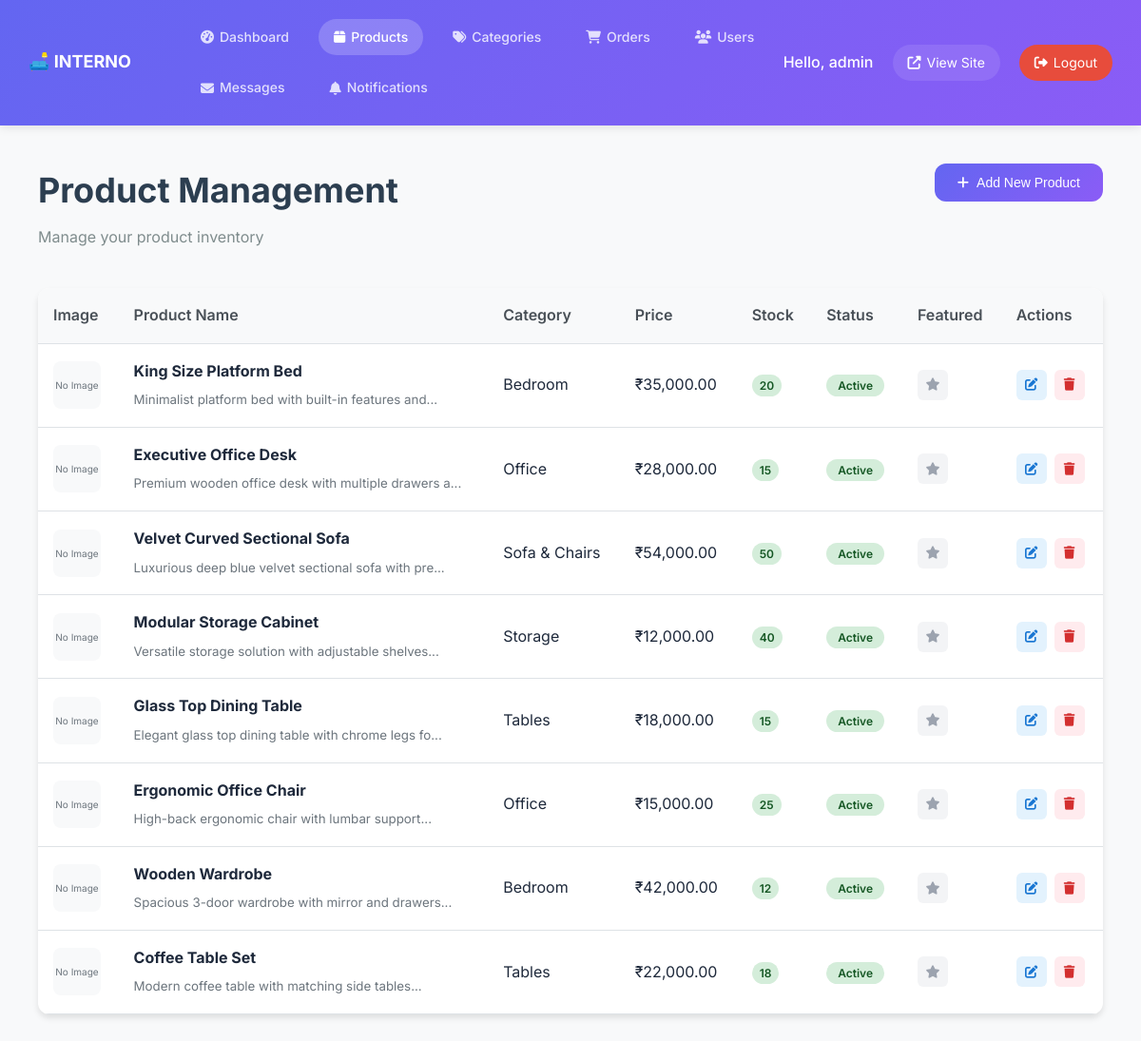
/admin/products.php (signed in), run on the app's committed database.
### tables this page shows
CREATE TABLE `products` (
  `id` int(11) NOT NULL AUTO_INCREMENT,
  `name` varchar(200) NOT NULL,
  `description` text,
  `short_description` varchar(500),
  `price` decimal(10,2) NOT NULL,
  `category_id` int(11),
  `image` varchar(255),
  `stock_quantity` int(11) DEFAULT 0,
  `status` enum('active','inactive') DEFAULT 'active',
  `featured` tinyint(1) DEFAULT 0,
  `rating` decimal(3,2) DEFAULT 0.00,
  `created_at` timestamp DEFAULT CURRENT_TIMESTAMP,
  PRIMARY KEY (`id`),
  KEY `category_id` (`category_id`),
  CONSTRAINT `products_ibfk_1` FOREIGN KEY (`category_id`) REFERENCES `categories` (`id`) ON DELETE SET NULL
);

CREATE TABLE `categories` (
  `id` int(11) NOT NULL AUTO_INCREMENT,
  `name` varchar(100) NOT NULL,
  `description` text,
  `image` varchar(255),
  `is_active` tinyint(1) DEFAULT 1,
  `sort_order` int(11) DEFAULT 0,
  `slug` varchar(100),
  `created_at` timestamp DEFAULT CURRENT_TIMESTAMP,
  PRIMARY KEY (`id`)
);

### admin/products.php (the view, shortened to what this page needs)
<?php
require_once '../includes/config.php';
try {
    try {
        $pdo->exec("ALTER TABLE products ADD COLUMN is_featured TINYINT(1) DEFAULT 0");
    } catch (PDOException $e) {
    }
    $stmt = $pdo->query("SELECT p.*, c.name as category_name FROM products p LEFT JOIN categories c ON p.category_id = c.id ORDER BY p.created_at DESC");
    $products = $stmt->fetchAll();
} catch (PDOException $e) {
    $error = "Database error: " . $e->getMessage();
    $products = [];
    $categories = [];
}
?>
<!DOCTYPE html>
<html lang="en">
<head>
    <link rel="stylesheet" href="https://cdnjs.cloudflare.com/ajax/libs/font-awesome/6.4.0/css/all.min.css">
    <link rel="stylesheet" href="../assets/css/style.css">
</head>
<body>
<div class="admin-container">
    <div class="admin-header">
        <div class="header-left">
            <div class="logo">🛋️ INTERNO</div>
            <div class="nav-tabs">
                <a href="dashboard.php" class="nav-tab">
                    <i class="fas fa-tachometer-alt"></i> Dashboard
                </a>
                <a href="products.php" class="nav-tab active">
                    <i class="fas fa-box"></i> Products
                </a>
                <a href="categories.php" class="nav-tab">
                    <i class="fas fa-tags"></i> Categories
                </a>
                <a href="orders.php" class="nav-tab">
                    <i class="fas fa-shopping-cart"></i> Orders
                </a>
                <a href="users.php" class="nav-tab">
                    <i class="fas fa-users"></i> Users
                </a>
                <a href="messages.php" class="nav-tab">
                    <i class="fas fa-envelope"></i> Messages
                </a>
                <a href="notifications.php" class="nav-tab">
                    <i class="fas fa-bell"></i> Notifications
                </a>
            </div>
        </div>
        <div class="header-right">
            <span class="welcome">Hello, admin</span>
            <a href="../index.php" class="btn-view-site">
                <i class="fas fa-external-link-alt"></i> View Site
            </a>
            <a href="../user/logout.php" class="btn-logout">
                <i class="fas fa-sign-out-alt"></i> Logout
            </a>
        </div>
    </div>
    <div class="admin-content">
        <div class="page-header">
            <div>
                <h1>Product Management</h1>
                <p>Manage your product inventory</p>
            </div>
            <button onclick="openAddProductModal()" class="btn btn-primary">
                <i class="fas fa-plus"></i> Add New Product
            </button>
        </div>
        <div class="products-table-container">
            <table class="products-table">
                <thead>
                    <tr>
                        <th>Image</th>
                        <th>Product Name</th>
                        <th>Category</th>
                        <th>Price</th>
                        <th>Stock</th>
                        <th>Status</th>
                        <th>Featured</th>
                        <th>Actions</th>
                    </tr>
                </thead>
                <tbody>
                    <?php foreach ($products as $product): ?>
                    <tr>
                        <td>
                            <div class="product-image-cell">
                                <?php if ($product['image'] && file_exists('../assets/images/' . $product['image'])): ?>
                                    <img src="../assets/images/<?php echo htmlspecialchars($product['image']); ?>" alt="Product">
                                <?php else: ?>
                                    <div class="no-image">No Image</div>
                                <?php endif; ?>
                            </div>
                        </td>
                        <td>
                            <div class="product-name-cell">
                                <strong><?php echo htmlspecialchars($product['name']); ?></strong>
                                <small><?php echo substr(htmlspecialchars($product['description']), 0, 50) . '...'; ?></small>
                            </div>
                        </td>
                        <td><?php echo htmlspecialchars($product['category_name'] ?: 'Uncategorized'); ?></td>
                        <td>₹<?php echo number_format($product['price'], 2); ?></td>
                        <td>
                            <span class="stock-badge <?php echo $product['stock_quantity'] <= 10 ? 'low-stock' : 'in-stock'; ?>">
                                <?php echo $product['stock_quantity']; ?>
                            </span>
                        </td>
                        <td>
                            <span class="status-badge <?php echo $product['status']; ?>">
                                <?php echo ucfirst($product['status']); ?>
                            </span>
                        </td>
                        <td>
                            <button onclick="toggleFeatured(<?php echo $product['id']; ?>, <?php echo isset($product['is_featured']) ? $product['is_featured'] : 0; ?>)"
                                    class="btn-featured <?php echo (isset($product['is_featured']) && $product['is_featured']) ? 'active' : ''; ?>">
                                <i class="fas fa-star"></i>
                            </button>
                        </td>
                        <td>
                            <div class="action-buttons">
                                <button onclick="editProduct(<?php echo htmlspecialchars(json_encode($product)); ?>)" class="btn-edit">
                                    <i class="fas fa-edit"></i>
                                </button>
                                <button onclick="deleteProduct(<?php echo $product['id']; ?>)" class="btn-delete">
                                    <i class="fas fa-trash"></i>
                                </button>
                            </div>
                        </td>
                    </tr>
                    <?php endforeach; ?>
                </tbody>
            </table>
        </div>
    </div>
</div>
</body>
</html>

### assets/css/style.css (style rules this page uses)
:root { --primary: #6366f1; --primary-light: #818cf8; --primary-dark: #4f46e5; --secondary: #06b6d4; --secondary-light: #67e8f9; --secondary-dark: #0891b2; --accent: #8b5cf6; --accent-light: #a78bfa; --dark: #1e1b4b; --light: #ffffff; --gray-50: #f8fafc; --gray-100: #f1f5f9; --gray-200: #e2e8f0; --gray-300: #cbd5e1; --gray-400: #94a3b8; --gray-500: #64748b; --gray-600: #475569; --gray-700: #334155; --gray-800: #1e293b; --gray-900: #0f172a; --success: #10b981; --warning: #f59e0b; --danger: #ef4444; --info: #3b82f6; --font-primary: Arial, sans-serif; --font-secondary: Arial, sans-serif; --font-display: Arial, sans-serif; --shadow-sm: 0 1px 2px 0 rgb(0 0 0 / 0.05); --shadow: 0 4px 6px -1px rgb(0 0 0 / 0.1); --shadow-lg: 0 20px 25px -5px rgb(0 0 0 / 0.1); --shadow-xl: 0 25px 50px -12px rgb(0 0 0 / 0.25); --radius-sm: 6px; --radius: 12px; --radius-lg: 20px; --transition: all 0.2s cubic-bezier(0.4, 0, 0.2, 1); --gradient-primary: linear-gradient(135deg, #6366f1 0%, #8b5cf6 100%); --gradient-secondary: linear-gradient(135deg, #06b6d4 0%, #3b82f6 100%); }
* { margin: 0; padding: 0; box-sizing: border-box; }
html, body { overflow-x: hidden; width: 100%; }
@media (prefers-reduced-motion: no-preference) { html { scroll-behavior: smooth; } }
html { scroll-behavior: smooth; }
body { font-family: Arial, sans-serif; line-height: 1.6; color: var(--gray-800); background: var(--light); font-size: 16px; font-weight: normal; }
.logo { display: flex; align-items: center; text-decoration: none; transition: var(--transition); }
.btn { display: inline-flex; align-items: center; gap: 0.5rem; padding: 0.75rem 1.5rem; border: none; border-radius: var(--radius); font-weight: normal; text-decoration: none; cursor: pointer; transition: var(--transition); font-size: 0.875rem; font-family: Arial, sans-serif; text-align: center; justify-content: center; }
.btn-primary { background: var(--gradient-primary); color: var(--light); }
.no-image { display: flex; align-items: center; justify-content: center; height: 100%; color: #94a3b8; font-size: 3rem; }

### data on the page
products: shows "No Image", name "King Size Platform Bed", description "Minimalist platform bed with built-in features and", category.name "Bedroom", price "35,000.00", stock_quantity "20", status "Active"
products: shows "No Image", name "Executive Office Desk", description "Premium wooden office desk with multiple drawers a", category.name "Office", price "28,000.00", stock_quantity "15", status "Active"
products: shows "No Image", name "Velvet Curved Sectional Sofa", description "Luxurious deep blue velvet sectional sofa with pre", category.name "Sofa & Chairs", price "54,000.00", stock_quantity "50", status "Active"
products: shows "No Image", name "Modular Storage Cabinet", description "Versatile storage solution with adjustable shelves", category.name "Storage", price "12,000.00", stock_quantity "40", status "Active"
products: shows "No Image", name "Glass Top Dining Table", description "Elegant glass top dining table with chrome legs fo", category.name "Tables", price "18,000.00", stock_quantity "15", status "Active"
products: shows "No Image", name "Ergonomic Office Chair", description "High-back ergonomic chair with lumbar support", category.name "Office", price "15,000.00", stock_quantity "25", status "Active"
products: shows "No Image", name "Wooden Wardrobe", description "Spacious 3-door wardrobe with mirror and drawers", category.name "Bedroom", price "42,000.00", stock_quantity "12", status "Active"
products: shows "No Image", name "Coffee Table Set", description "Modern coffee table with matching side tables", category.name "Tables", price "22,000.00", stock_quantity "18", status "Active"
